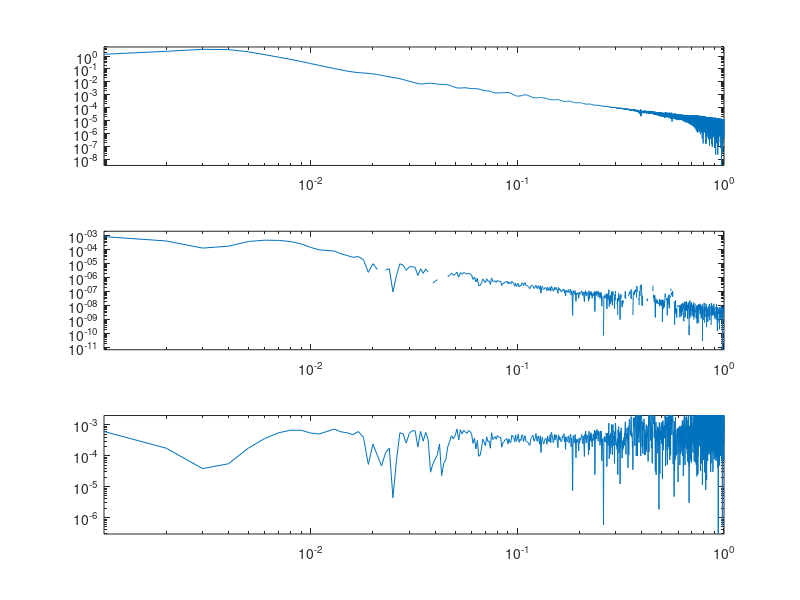

This figure's MATLAB source:
clc;clear all;
f=fopen('Flux.txt');
l=fgetl(f);
i=1;
while ischar(l)
    %%disp(l);
    text{i}=l;
    data{i}=sscanf(text{i},'%f , %f , %f');
    A1(i)=data{i}(1);
    A2(i)=data{i}(2);
    A3(i)=data{i}(3);
    l=fgetl(f);
    i=i+1;
end

hold on;

subplot(3,1,1)
A=abs(A2)/max(abs(A2));%Flux_in
B=abs(A3)/max(abs(A2));%Flux_out
loglog(A1,-A2);
axis([0 100e-2 0 5]);
subplot(3,1,2)
loglog(A1,-A3);
axis([0 100e-2 0 2e-3]);
subplot(3,1,3)
C=B./A;
for i=1:length(C)
    if (C(i)>1)
        %C(i)=0;
    end
end
loglog(A1,C);
axis([0 100e-2 0 2e-3]);